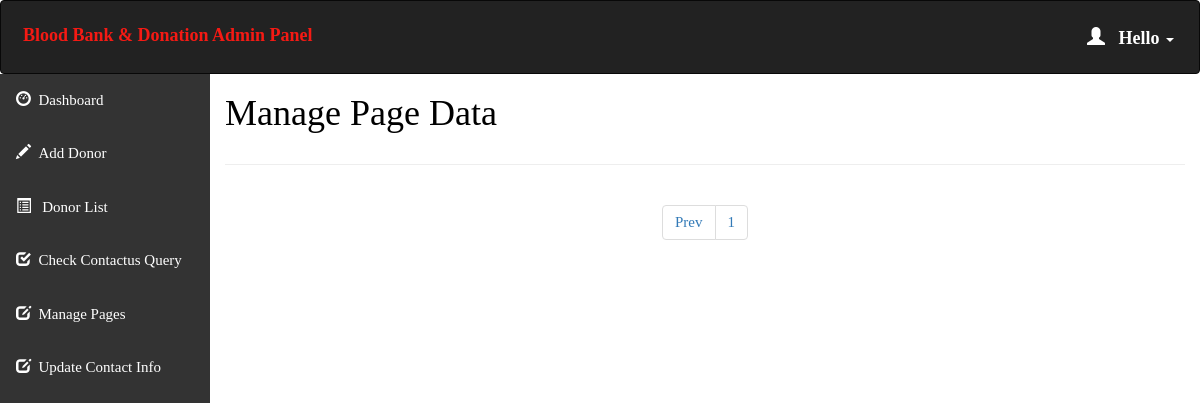
Page /admin/pages.php?page=3 (signed in) on the earlier database version.
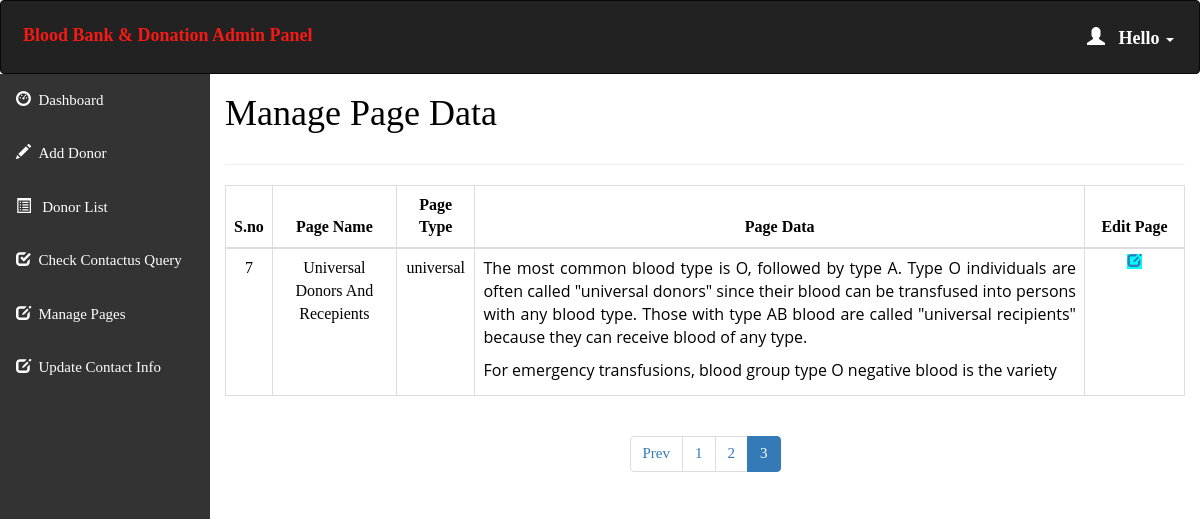
Same page on the later database version.
### tables this page shows
create table pages(
page_id int NOT NULL auto_increment UNIQUE,
page_name varchar(255) NOT NULL,
page_type varchar(255) NOT NULL,
page_data longtext NOT NULL
);

### admin/pages.php (the view, shortened to what this page needs)
<html>
<head>
  <link rel="stylesheet" href="https://maxcdn.bootstrapcdn.com/bootstrap/3.4.1/css/bootstrap.min.css">
</head>
<?php
  if (isset($_SESSION['loggedin']) && $_SESSION['loggedin'] == true) {
  ?>
<body style="color:black">
<div id="header" >
<?php include 'header.php';
?>
</div>
<div id="sidebar">
<?php include 'sidebar.php'; ?>
</div>
<div id="content" >
  <div class="content-wrapper">
    <div class="container-fluid">
      <div class="row">
        <div class="col-md-12 lg-12 sm-12">
          <h1 class="page-title">Manage Page Data</h1>
        </div>
      </div>
      <hr>
      <?php
      $limit = 3;
      if(isset($_GET['page'])){
        $page = $_GET['page'];
      }else{
        $page = 1;
      }
      $offset = ($page - 1) * $limit;
      $count=$offset+1;
        $sql= "select * from pages LIMIT {$offset},{$limit} ";
        $result=mysqli_query($conn,$sql);
        if(mysqli_num_rows($result)>0)   {
       ?>
       <div class="table-responsive">
      <table class="table table-bordered" style="text-align:center">
          <thead style="text-align:center">
          <th style="text-align:center">S.no</th>
          <th style="text-align:center">Page Name</th>
          <th style="text-align:center">Page Type</th>
          <th style="text-align:center">Page Data</th>
          <th style="text-align:center">Edit Page</th>
          </thead>
          <tbody>
            <?php
            while($row = mysqli_fetch_assoc($result)) { ?>
          <tr>
                  <td ><?php echo  $count++; ?></td>
                  <td ><?php echo $row['page_name']; ?></td>
                  <td ><?php echo $row['page_type']; ?></td>
                  <td id="example" style="text-align:left"><div style="width:100%; max-height:130px; overflow:auto"><?php echo $row['page_data']; ?></div></td>
                    <td id="he" style="width:100px;">
                    <a style="background-color:aqua" href='update_page_details.php?type=<?php echo $row['page_type'];?>'> <span class="glyphicon glyphicon-edit"></span></a>
                </td>
              </tr>
            <?php } ?>
          </tbody>
      </table>
    </div>
    <?php } ?>
    <div class="table-responsive"style="text-align:center;align:center">
        <?php
        $sql1 = "SELECT * FROM pages";
        $result1 = mysqli_query($conn, $sql1) or die("Query Failed.");
        if(mysqli_num_rows($result1) > 0){
          $total_records = mysqli_num_rows($result1);
          $total_page = ceil($total_records / $limit);
          echo '<ul class="pagination admin-pagination">';
          if($page > 1){
            echo '<li><a href="pages.php?page='.($page - 1).'">Prev</a></li>';
          }
          for($i = 1; $i <= $total_page; $i++){
            if($i == $page){
              $active = "active";
            }else{
              $active = "";
            }
            echo '<li class="'.$active.'"><a href="pages.php?page='.$i.'">'.$i.'</a></li>';
          }
          echo '</ul>';
        }
        ?>
      </div>
  </div>
  </div>
</div>
   <?php }
    ?>
</body>
</html>

Differences in the rows shown:
added pages: page_name "Universal Donors And Recepients", page_type "universal", page_data "The most common blood type is O, followed by type A. Type O individuals are often called \"universal donors\" since their blood can be transfused into persons with any blood type. Those with type AB blood are called \"universal recipients\" because they can receive blood of any type. For emergency transfusions, blood group type O negative blood is the variety…"
Other differences:
text now shown: "S.no Page Name Page Type Page Data Edit Page"
new list line: "2"
new list line: "3"
